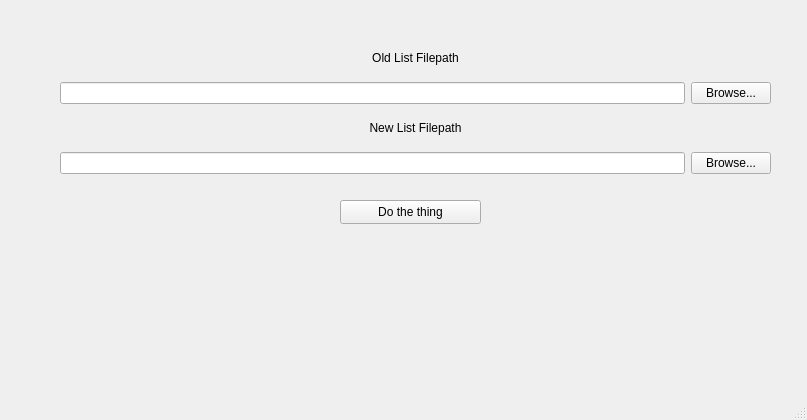
<?xml version="1.0" encoding="UTF-8"?>
<ui version="4.0">
 <class>MainWindow</class>
 <widget class="QMainWindow" name="MainWindow">
  <property name="geometry">
   <rect>
    <x>0</x>
    <y>0</y>
    <width>807</width>
    <height>420</height>
   </rect>
  </property>
  <property name="windowTitle">
   <string>MainWindow</string>
  </property>
  <widget class="QWidget" name="centralwidget">
   <widget class="QPushButton" name="dothething">
    <property name="geometry">
     <rect>
      <x>340</x>
      <y>200</y>
      <width>141</width>
      <height>24</height>
     </rect>
    </property>
    <property name="text">
     <string>Do the thing</string>
    </property>
   </widget>
   <widget class="QWidget" name="">
    <property name="geometry">
     <rect>
      <x>60</x>
      <y>40</y>
      <width>711</width>
      <height>134</height>
     </rect>
    </property>
    <layout class="QVBoxLayout" name="verticalLayout">
     <item>
      <widget class="QLabel" name="label">
       <property name="text">
        <string>Old List Filepath</string>
       </property>
       <property name="alignment">
        <set>Qt::AlignmentFlag::AlignCenter</set>
       </property>
      </widget>
     </item>
     <item>
      <layout class="QHBoxLayout" name="horizontalLayout">
       <item>
        <widget class="QLineEdit" name="oldListTextbox">
         <property name="text">
          <string/>
         </property>
        </widget>
       </item>
       <item>
        <widget class="QPushButton" name="browseOldList">
         <property name="text">
          <string>Browse...</string>
         </property>
        </widget>
       </item>
      </layout>
     </item>
     <item>
      <widget class="QLabel" name="label_2">
       <property name="text">
        <string>New List Filepath</string>
       </property>
       <property name="alignment">
        <set>Qt::AlignmentFlag::AlignCenter</set>
       </property>
      </widget>
     </item>
     <item>
      <layout class="QHBoxLayout" name="horizontalLayout_2">
       <item>
        <widget class="QLineEdit" name="newListTextbox">
         <property name="text">
          <string/>
         </property>
        </widget>
       </item>
       <item>
        <widget class="QPushButton" name="browseNewList">
         <property name="text">
          <string>Browse...</string>
         </property>
        </widget>
       </item>
      </layout>
     </item>
    </layout>
   </widget>
  </widget>
  <widget class="QStatusBar" name="statusbar"/>
 </widget>
 <resources/>
 <connections/>
</ui>
